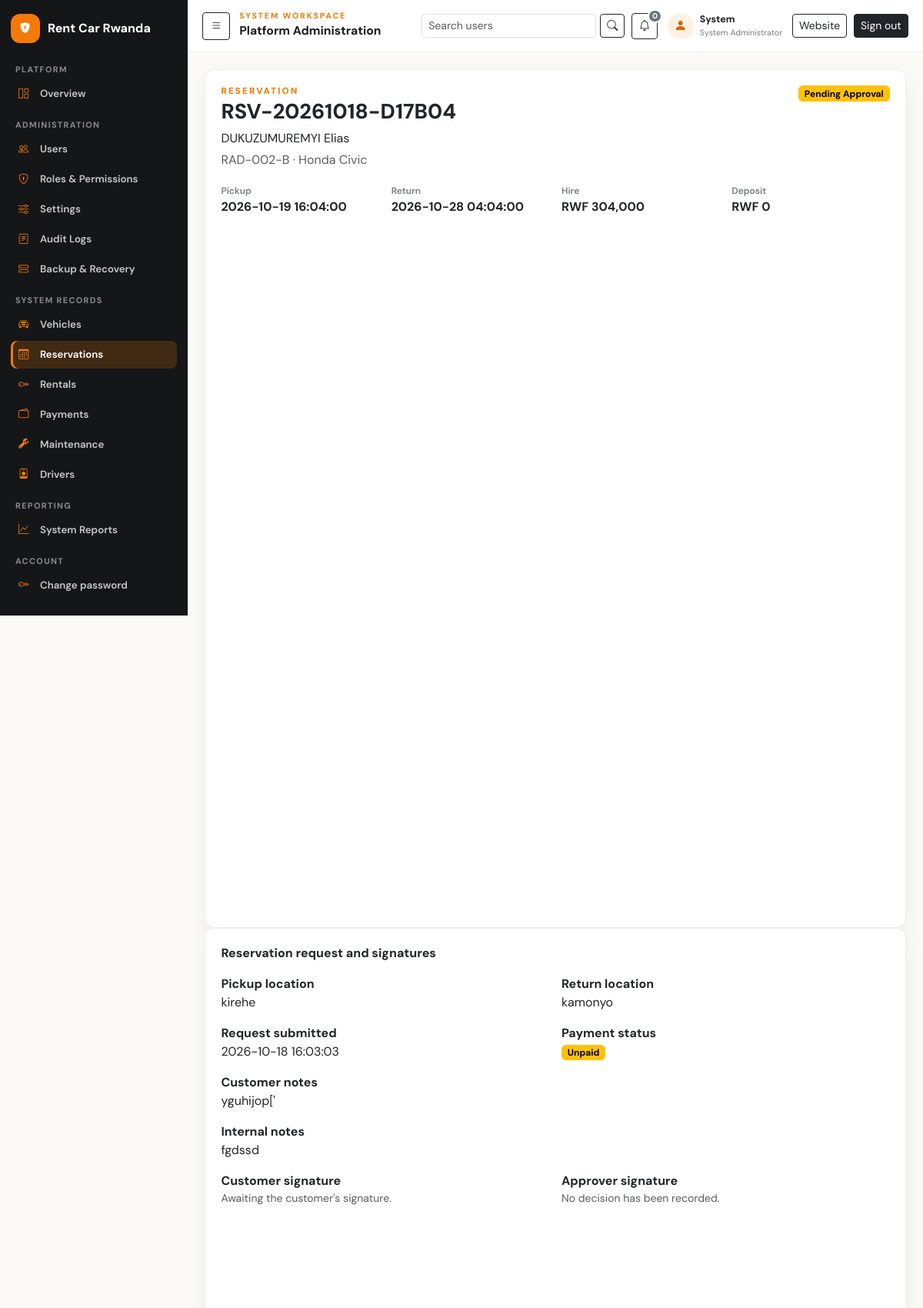
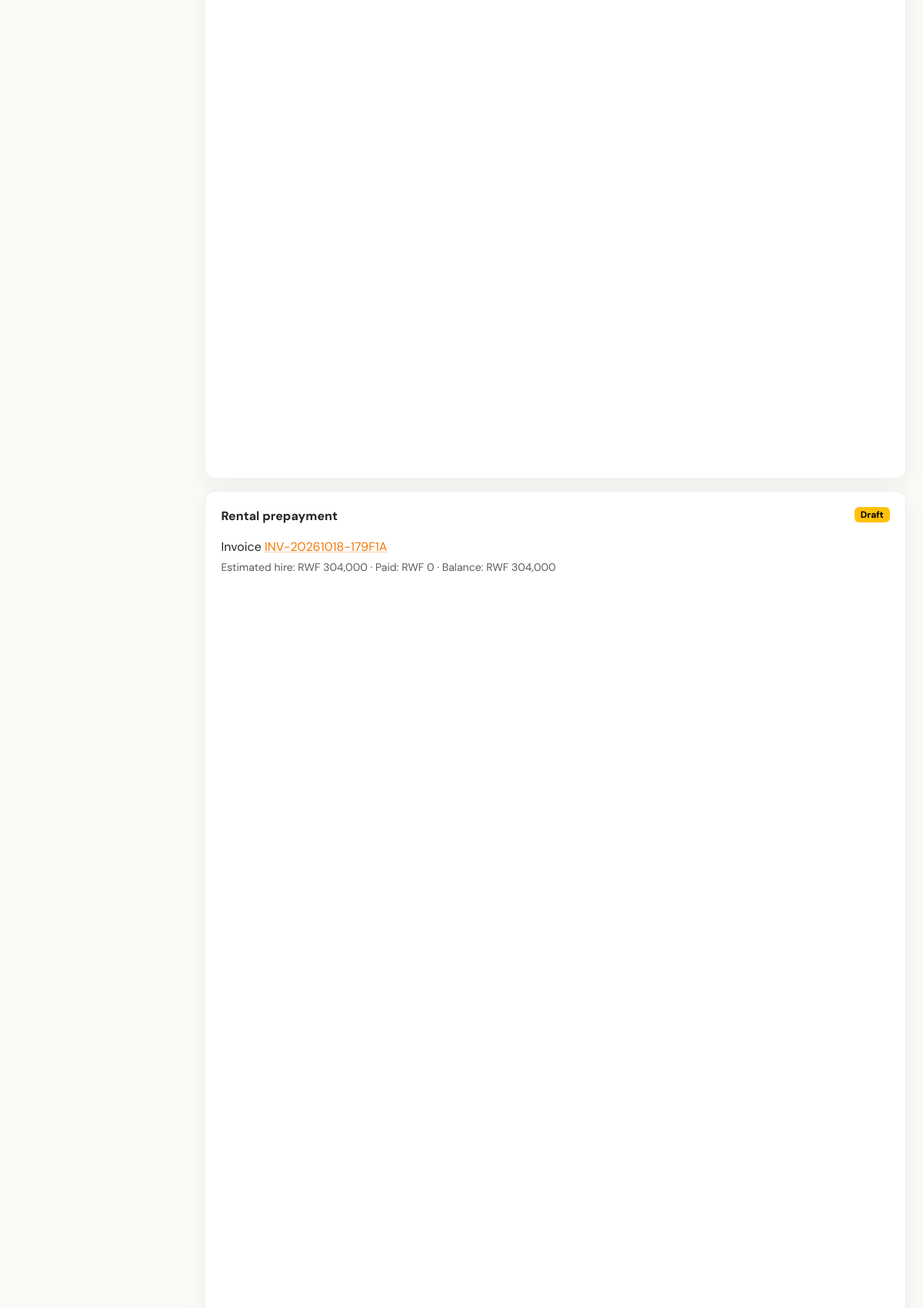
/index.php?id=3&r=reservations/show (signed in, upper part), run on the app's committed database (2 pictures, top to bottom).
### tables this page shows
CREATE TABLE IF NOT EXISTS users (
  user_id BIGINT UNSIGNED AUTO_INCREMENT PRIMARY KEY,
  role_id BIGINT UNSIGNED NOT NULL,
  first_name VARCHAR(100) NOT NULL,
  last_name VARCHAR(100) NOT NULL,
  email VARCHAR(190) NULL UNIQUE,
  phone VARCHAR(30) NULL,
  password_hash VARCHAR(255) NOT NULL,
  must_change_password TINYINT(1) NOT NULL DEFAULT 0,
  status ENUM('active','inactive','suspended','pending') NOT NULL DEFAULT 'active',
  last_login_at DATETIME NULL,
  created_at TIMESTAMP NOT NULL DEFAULT CURRENT_TIMESTAMP,
  updated_at TIMESTAMP NOT NULL DEFAULT CURRENT_TIMESTAMP ON UPDATE CURRENT_TIMESTAMP,
  KEY idx_users_role_status (role_id,status),
  CONSTRAINT fk_users_role FOREIGN KEY (role_id) REFERENCES roles(role_id) ON DELETE RESTRICT ON UPDATE CASCADE
);

CREATE TABLE IF NOT EXISTS reservations (
  reservation_id BIGINT UNSIGNED AUTO_INCREMENT PRIMARY KEY,
  reservation_code VARCHAR(40) NOT NULL UNIQUE,
  customer_id BIGINT UNSIGNED NOT NULL,
  vehicle_id BIGINT UNSIGNED NOT NULL,
  pickup_datetime DATETIME NOT NULL,
  return_datetime DATETIME NOT NULL,
  pickup_location VARCHAR(255) NULL,
  return_location VARCHAR(255) NULL,
  agreed_daily_rate DECIMAL(12,2) NOT NULL,
  estimated_days DECIMAL(8,2) NOT NULL,
  estimated_amount DECIMAL(12,2) NOT NULL DEFAULT 0,
  discount_amount DECIMAL(12,2) NOT NULL DEFAULT 0,
  tax_amount DECIMAL(12,2) NOT NULL DEFAULT 0,
  security_deposit DECIMAL(12,2) NOT NULL DEFAULT 0,
  status ENUM('pending','confirmed','cancelled','rejected','completed','no_show') NOT NULL DEFAULT 'pending',
  payment_status ENUM('unpaid','pending','successful','failed','cancelled','refunded') NOT NULL DEFAULT 'unpaid',
  customer_notes TEXT NULL,
  internal_notes TEXT NULL,
  customer_signature MEDIUMBLOB NULL,
  customer_signature_user_id BIGINT UNSIGNED NULL,
  customer_signature_captured_by BIGINT UNSIGNED NULL,
  customer_signed_at DATETIME NULL,
  approval_note VARCHAR(500) NULL,
  approver_signature MEDIUMBLOB NULL,
  decision_by BIGINT UNSIGNED NULL,
  decision_at DATETIME NULL,
  cancellation_reason VARCHAR(500) NULL,
  created_by BIGINT UNSIGNED NULL,
  confirmed_by BIGINT UNSIGNED NULL,
  confirmed_at DATETIME NULL,
  cancelled_at DATETIME NULL,
  created_at TIMESTAMP NOT NULL DEFAULT CURRENT_TIMESTAMP,
  updated_at TIMESTAMP NOT NULL DEFAULT CURRENT_TIMESTAMP ON UPDATE CURRENT_TIMESTAMP,
  KEY idx_reservation_vehicle_period (vehicle_id,status,pickup_datetime,return_datetime),
  KEY idx_reservation_customer (customer_id,created_at), KEY idx_reservation_status_pickup (status,pickup_datetime),
  KEY idx_res_payment_status (payment_status,updated_at),
  CONSTRAINT fk_res_customer FOREIGN KEY (customer_id) REFERENCES customers(customer_id) ON DELETE RESTRICT ON UPDATE CASCADE,
  CONSTRAINT fk_res_vehicle FOREIGN KEY (vehicle_id) REFERENCES vehicles(vehicle_id) ON DELETE RESTRICT ON UPDATE CASCADE,
  CONSTRAINT fk_res_creator FOREIGN KEY (created_by) REFERENCES users(user_id) ON DELETE SET NULL ON UPDATE CASCADE,
  CONSTRAINT fk_res_confirmer FOREIGN KEY (confirmed_by) REFERENCES users(user_id) ON DELETE SET NULL ON UPDATE CASCADE,
  CONSTRAINT fk_res_customer_signature_user FOREIGN KEY (customer_signature_user_id) REFERENCES users(user_id) ON DELETE SET NULL ON UPDATE CASCADE,
  CONSTRAINT fk_res_customer_signature_captor FOREIGN KEY (customer_signature_captured_by) REFERENCES users(user_id) ON DELETE SET NULL ON UPDATE CASCADE,
  CONSTRAINT fk_res_decision_user FOREIGN KEY (decision_by) REFERENCES users(user_id) ON DELETE SET NULL ON UPDATE CASCADE,
  CONSTRAINT chk_res_period CHECK (return_datetime > pickup_datetime),
  CONSTRAINT chk_res_amounts CHECK (agreed_daily_rate >= 0 AND estimated_days > 0 AND estimated_amount >= 0 AND discount_amount >= 0 AND tax_amount >= 0 AND security_deposit >= 0)
);

CREATE TABLE IF NOT EXISTS customers (
  customer_id BIGINT UNSIGNED AUTO_INCREMENT PRIMARY KEY,
  linked_user_id BIGINT UNSIGNED NULL UNIQUE,
  customer_code VARCHAR(30) NOT NULL UNIQUE,
  first_name VARCHAR(100) NOT NULL,
  last_name VARCHAR(100) NOT NULL,
  phone VARCHAR(30) NOT NULL,
  email VARCHAR(190) NULL,
  address VARCHAR(255) NULL,
  identification_type ENUM('national_id','passport','other') NULL,
  identification_number VARCHAR(100) NULL,
  driving_license_number VARCHAR(100) NULL,
  license_expiry_date DATE NULL,
  status ENUM('active','inactive','blacklisted') NOT NULL DEFAULT 'active',
  created_by BIGINT UNSIGNED NULL,
  created_at TIMESTAMP NOT NULL DEFAULT CURRENT_TIMESTAMP,
  updated_at TIMESTAMP NOT NULL DEFAULT CURRENT_TIMESTAMP ON UPDATE CURRENT_TIMESTAMP,
  UNIQUE KEY uq_customer_identity (identification_type,identification_number),
  KEY idx_customer_name (last_name,first_name), KEY idx_customer_phone (phone), KEY idx_customer_email (email),
  CONSTRAINT fk_customer_user FOREIGN KEY (linked_user_id) REFERENCES users(user_id) ON DELETE SET NULL ON UPDATE CASCADE,
  CONSTRAINT fk_customer_creator FOREIGN KEY (created_by) REFERENCES users(user_id) ON DELETE SET NULL ON UPDATE CASCADE
);

CREATE TABLE IF NOT EXISTS vehicles (
  vehicle_id BIGINT UNSIGNED AUTO_INCREMENT PRIMARY KEY,
  category_id BIGINT UNSIGNED NOT NULL,
  registration_no VARCHAR(30) NOT NULL UNIQUE,
  vin VARCHAR(80) NULL UNIQUE,
  make VARCHAR(80) NOT NULL,
  model VARCHAR(80) NOT NULL,
  manufacture_year SMALLINT UNSIGNED NULL,
  colour VARCHAR(40) NULL,
  transmission ENUM('manual','automatic','other') NOT NULL DEFAULT 'manual',
  fuel_type ENUM('petrol','diesel','hybrid','electric','other') NOT NULL DEFAULT 'petrol',
  daily_rate DECIMAL(12,2) NOT NULL,
  weekly_rate DECIMAL(12,2) NULL,
  monthly_rate DECIMAL(12,2) NULL,
  current_mileage INT UNSIGNED NOT NULL DEFAULT 0,
  fuel_level_percent DECIMAL(5,2) NULL,
  image_path VARCHAR(500) NULL,
  status ENUM('available','reserved','rented','maintenance','inactive') NOT NULL DEFAULT 'available',
  insurance_expiry_date DATE NULL,
  inspection_expiry_date DATE NULL,
  description TEXT NULL,
  created_by BIGINT UNSIGNED NULL,
  created_at TIMESTAMP NOT NULL DEFAULT CURRENT_TIMESTAMP,
  updated_at TIMESTAMP NOT NULL DEFAULT CURRENT_TIMESTAMP ON UPDATE CURRENT_TIMESTAMP,
  KEY idx_vehicle_search (category_id,status,daily_rate), KEY idx_vehicle_model (make,model),
  CONSTRAINT fk_vehicle_category FOREIGN KEY (category_id) REFERENCES vehicle_categories(category_id) ON DELETE RESTRICT ON UPDATE CASCADE,
  CONSTRAINT fk_vehicle_creator FOREIGN KEY (created_by) REFERENCES users(user_id) ON DELETE SET NULL ON UPDATE CASCADE,
  CONSTRAINT chk_vehicle_rates CHECK (daily_rate >= 0 AND (weekly_rate IS NULL OR weekly_rate >= 0) AND (monthly_rate IS NULL OR monthly_rate >= 0)),
  CONSTRAINT chk_vehicle_fuel CHECK (fuel_level_percent IS NULL OR fuel_level_percent BETWEEN 0 AND 100)
);

CREATE TABLE IF NOT EXISTS invoices (
  invoice_id BIGINT UNSIGNED AUTO_INCREMENT PRIMARY KEY,
  invoice_number VARCHAR(40) NOT NULL UNIQUE,
  customer_id BIGINT UNSIGNED NOT NULL,
  reservation_id BIGINT UNSIGNED NULL,
  rental_id BIGINT UNSIGNED NULL,
  issued_by BIGINT UNSIGNED NULL,
  issue_date DATE NOT NULL,
  due_date DATE NULL,
  subtotal DECIMAL(12,2) NOT NULL DEFAULT 0,
  discount_amount DECIMAL(12,2) NOT NULL DEFAULT 0,
  tax_amount DECIMAL(12,2) NOT NULL DEFAULT 0,
  total_amount DECIMAL(12,2) NOT NULL DEFAULT 0,
  currency CHAR(3) NOT NULL DEFAULT 'RWF',
  status ENUM('draft','issued','partially_paid','paid','overdue','void','refunded') NOT NULL DEFAULT 'draft',
  notes TEXT NULL,
  created_at TIMESTAMP NOT NULL DEFAULT CURRENT_TIMESTAMP,
  updated_at TIMESTAMP NOT NULL DEFAULT CURRENT_TIMESTAMP ON UPDATE CURRENT_TIMESTAMP,
  KEY idx_invoice_customer_date (customer_id,issue_date), KEY idx_invoice_status_due (status,due_date),
  CONSTRAINT fk_invoice_customer FOREIGN KEY (customer_id) REFERENCES customers(customer_id) ON DELETE RESTRICT ON UPDATE CASCADE,
  CONSTRAINT fk_invoice_reservation FOREIGN KEY (reservation_id) REFERENCES reservations(reservation_id) ON DELETE SET NULL ON UPDATE CASCADE,
  CONSTRAINT fk_invoice_rental FOREIGN KEY (rental_id) REFERENCES rentals(rental_id) ON DELETE SET NULL ON UPDATE CASCADE,
  CONSTRAINT fk_invoice_issuer FOREIGN KEY (issued_by) REFERENCES users(user_id) ON DELETE SET NULL ON UPDATE CASCADE,
  CONSTRAINT chk_invoice_amounts CHECK (subtotal >= 0 AND discount_amount >= 0 AND tax_amount >= 0 AND total_amount >= 0)
);

### views/reservations/show.php (the view, shortened to what the rows shown need)
<section class="panel invoice-hero">
  <div class="d-flex justify-content-between align-items-start gap-3 flex-wrap">
    <div>
      <p class="eyebrow mb-1">Reservation</p>
      <h2><?= e($row['reservation_code']) ?></h2>
      <p class="mb-1"><?= e($row['first_name'] . ' ' . $row['last_name']) ?></p>
      <p class="text-muted mb-0"><?= e($row['registration_no'] . ' · ' . $row['make'] . ' ' . $row['model']) ?></p>
    </div>
    <?= status_badge(\Crms\Ui::reservationStatusLabel((string) $row['status'], (string) ($row['payment_status'] ?? 'unpaid'))) ?>
  </div>
  <div class="kpi-row">
    <div><span>Pickup</span><strong><?= e($row['pickup_datetime']) ?></strong></div>
    <div><span>Return</span><strong><?= e($row['return_datetime']) ?></strong></div>
    <div><span>Hire</span><strong><?= e(\Crms\Money::format($row['estimated_amount'])) ?></strong></div>
    <div><span>Deposit</span><strong><?= e(\Crms\Money::format($row['security_deposit'])) ?></strong></div>
  </div>
</section>
<section class="panel mb-3">
  <div class="row g-3">
    <div class="col-md-6"><strong>Pickup location</strong><div><?= e($row['pickup_location'] ?: 'Not specified') ?></div></div>
    <div class="col-md-6"><strong>Return location</strong><div><?= e($row['return_location'] ?: 'Not specified') ?></div></div>
    <div class="col-md-6"><strong>Request submitted</strong><div><?= e($row['created_at']) ?></div></div>
    <?php if (!empty($row['customer_notes'])): ?><div class="col-12"><strong>Customer notes</strong><div><?= nl2br(e($row['customer_notes'])) ?></div></div><?php endif; ?>
    <?php if (!\Crms\Auth::isCustomer() && !empty($row['internal_notes'])): ?><div class="col-12"><strong>Internal notes</strong><div><?= nl2br(e($row['internal_notes'])) ?></div></div><?php endif; ?>
  </div>
</section>
<?php if (!empty($bookingInvoice) && $bookingInvoice['status'] !== 'void'): ?>
  <section class="panel mb-3">
    <div class="d-flex justify-content-between align-items-start gap-3 flex-wrap">
      <div>
        <div class="panel-h">Rental prepayment</div>
        <p class="mb-1">Invoice <?php if (!\Crms\Auth::isCustomer() || $bookingInvoice['status'] !== 'draft'): ?><a href="<?= e(url('invoices/show', ['id' => $bookingInvoice['invoice_id']])) ?>"><?= e($bookingInvoice['invoice_number']) ?></a><?php else: ?><?= e($bookingInvoice['invoice_number']) ?><?php endif; ?></p>
        <p class="small text-muted mb-0">Estimated hire: <?= e(\Crms\Money::format($bookingInvoice['total_amount'])) ?> · Paid: <?= e(\Crms\Money::format($bookingInvoice['net_paid'] ?? 0)) ?> · Balance: <?= e(\Crms\Money::format($bookingInvoice['outstanding_balance'] ?? $bookingInvoice['total_amount'])) ?></p>
      </div>
      <?= status_badge((string) $bookingInvoice['status']) ?>
    </div>
  </section>
<?php endif; ?>

### src/bootstrap.php (shortened to what the rows shown need)
<?php
$appCfg = require dirname(__DIR__) . '/config/app.php';
spl_autoload_register(function (string $class): void {
    $prefix = 'Crms\\';
    $rel = str_replace('\\', '/', substr($class, strlen($prefix)));
    $file = __DIR__ . '/' . $rel . '.php';
});
if (!function_exists('e')) {
    function e(?string $value): string
    {
        return htmlspecialchars((string) $value, ENT_QUOTES | ENT_SUBSTITUTE, 'UTF-8');
    }
}
if (!function_exists('url')) {
    function url(string $route = 'home', array $query = []): string
    {
        $base = rtrim(crms_base_url(), '/');
        $query['r'] = $route;
        return $base . '/index.php?' . http_build_query($query);
    }
}
if (!function_exists('crms_base_url')) {
    function crms_base_url(): string
    {
        $cfg = require dirname(__DIR__) . '/config/app.php';
        $script = $_SERVER['SCRIPT_NAME'] ?? '/CarrentalMS/index.php';
        $dir = str_replace('\\', '/', dirname($script));
        return rtrim($dir, '/');
    }
}
if (!function_exists('asset')) {
    function asset(string $path): string
    {
        return rtrim(crms_base_url(), '/') . '/' . ltrim($path, '/');
    }
}
if (!function_exists('status_badge')) {
    function status_badge(string $status): string
    {
        $cls = \Crms\Ui::statusClass($status);
        return '<span class="badge text-bg-' . e($cls) . ' badge-status">' . e($status) . '</span>';
    }
}

### views/layouts/app.php (shortened to what the rows shown need)
<!doctype html>
<html lang="en">
<head>
  <link href="https://cdn.jsdelivr.net/npm/bootstrap@5.3.3/dist/css/bootstrap.min.css" rel="stylesheet">
  <link href="https://cdn.jsdelivr.net/npm/bootstrap-icons@1.11.3/font/bootstrap-icons.min.css" rel="stylesheet">
  <link href="<?= e(asset('public/css/app.css') . '?v=' . (string) filemtime(dirname(__DIR__, 2) . '/public/css/app.css')) ?>" rel="stylesheet">
</head>
<?php $isSystemAdmin = ($user['role_name'] ?? '') === 'System Administrator'; ?>
<?php $isDashboardPage = (string) ($_GET['r'] ?? '') === 'dashboard'; ?>
<?php $isReportsPage = (string) ($_GET['r'] ?? '') === 'reports'; ?>
<?php $isAdminUsersPage = (string) ($_GET['r'] ?? '') === 'admin/users'; ?>
<body class="site-body app-body<?= $isDashboardPage ? ' dashboard-workspace' : '' ?><?= $isReportsPage ? ' reports-workspace' : '' ?><?= $isAdminUsersPage ? ' admin-users-workspace' : '' ?><?= $isSystemAdmin ? ' admin-workspace' : '' ?><?= !empty($printAgreement) ? ' rental-agreement-print' : '' ?><?= !empty($reportPrint) ? ' report-print' : '' ?>">
<div class="app-shell">
  <?php require dirname(__DIR__) . '/partials/sidebar.php'; ?>
  <div class="app-main">
    <header class="app-topbar">
      <?php if ($isSystemAdmin): ?>
        <button class="btn btn-sm btn-outline-dark d-none d-lg-inline-flex admin-sidebar-toggle" type="button" data-sidebar-toggle aria-expanded="true" aria-label="Collapse navigation"><i class="bi bi-list"></i></button>
        <div class="admin-topbar-title"><p class="eyebrow mb-0">System workspace</p><strong>Platform Administration</strong></div>
        <div class="app-topbar-actions admin-topbar-actions">
          <form class="admin-topbar-search" method="get" action="<?= e(url('admin/users')) ?>">
            <input class="form-control form-control-sm" type="search" name="q" value="<?= e((string)($q ?? '')) ?>" placeholder="Search users" aria-label="Search user accounts">
            <button class="btn btn-sm btn-outline-dark" type="submit" aria-label="Search"><i class="bi bi-search" aria-hidden="true"></i></button>
          </form>
          <a class="btn btn-sm btn-outline-dark admin-topbar-icon admin-notification-link" href="<?= e(url('dashboard')) ?>#dashboard-notifications" title="Notifications" aria-label="Notifications, <?= (int) ($unreadNotificationCount ?? 0) ?> unread">
            <i class="bi bi-bell" aria-hidden="true"></i>
            <span class="badge text-bg-<?= (int) ($unreadNotificationCount ?? 0) > 0 ? 'primary' : 'secondary' ?>" data-notification-count><?= (int) ($unreadNotificationCount ?? 0) ?></span>
          </a>
          <div class="admin-user-chip"><span class="admin-user-avatar"><i class="bi bi-person-fill" aria-hidden="true"></i></span><span><strong><?= e($user['first_name'] ?? 'Admin') ?></strong><small>System Administrator</small></span></div>
          <a class="btn btn-sm btn-outline-dark admin-website-link" href="<?= e(url('home')) ?>">Website</a>
          <form method="post" action="<?= e(url('logout')) ?>"><?= \Crms\Csrf::field() ?><button class="btn btn-sm btn-dark">Sign out</button></form>
        </div>
      <?php endif; ?>
    </header>
    <div class="app-content">
      <?= $content ?>
    </div>
  </div>
</div>
</body>
</html>

### data on the page
users: first_name "System"
reservations: reservation_code "RSV-20261018-D17B04", customer.last_name "DUKUZUMUREMYI Elias", vehicle.model "RAD-002-B · Honda Civic", pickup_datetime "2026-10-19 16:04:00", return_datetime "2026-10-28 04:04:00", estimated_amount "RWF 304,000", security_deposit "RWF 0", pickup_location "kirehe", return_location "kamonyo", created_at "2026-10-18 16:03:03", customer_notes "yguhijop['", internal_notes "fgdssd"
invoices: invoice_number "INV-20261018-179F1A", total_amount "RWF 304,000", status "Draft"

### other printed values
$unreadNotificationCount "0"
$status "Pending Approval Unpaid"
